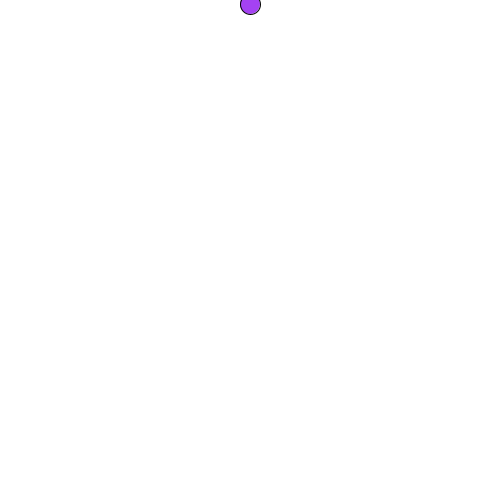
Frame 1 (no input)
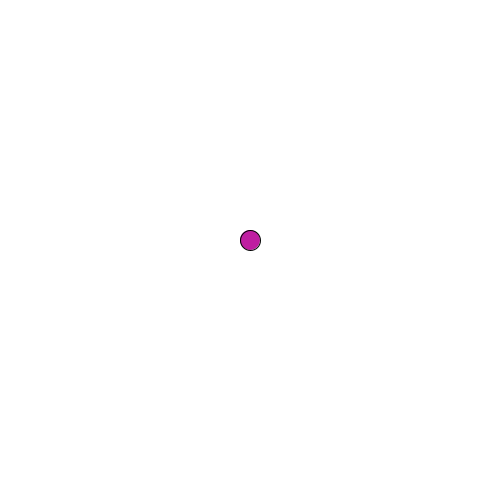
Frame 60 (the mouse pressed at the canvas centre just before this capture)
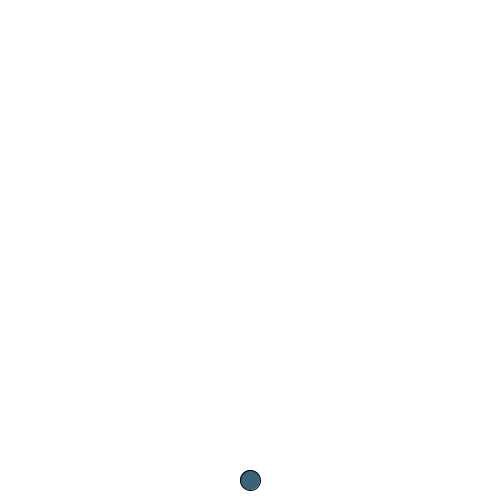
Frame 120 (the mouse held since frame 60 and released just before this capture)

The Processing sketch that drew these frames (run headless with seeded random() and noise(); from frame 60 on, the mouse is pressed at the canvas centre):

// Processing sketch: processing_31065
// ── processing_31065.pde

float y;
int speed =4;
void setup(){
  size(500,500);
  background((color) 255,255,255);
  
  
}
 
void draw(){    
  y=y+speed;
  background((color) 255,255,255);
  fill(random(255),random(255),random(255));
  ellipse(250,y,20,20);
  if(y>500){
  speed=-speed;
}
  if(y<1){
   speed=-speed;
 }
 
}
